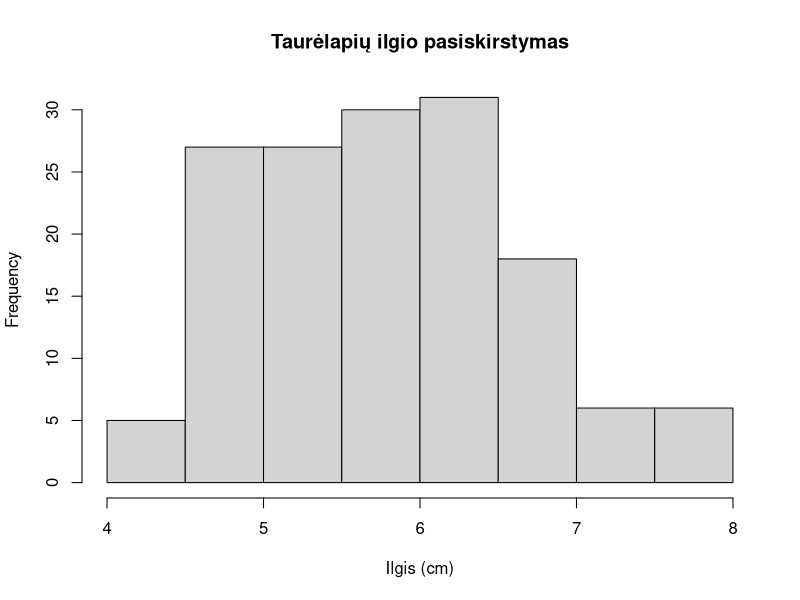
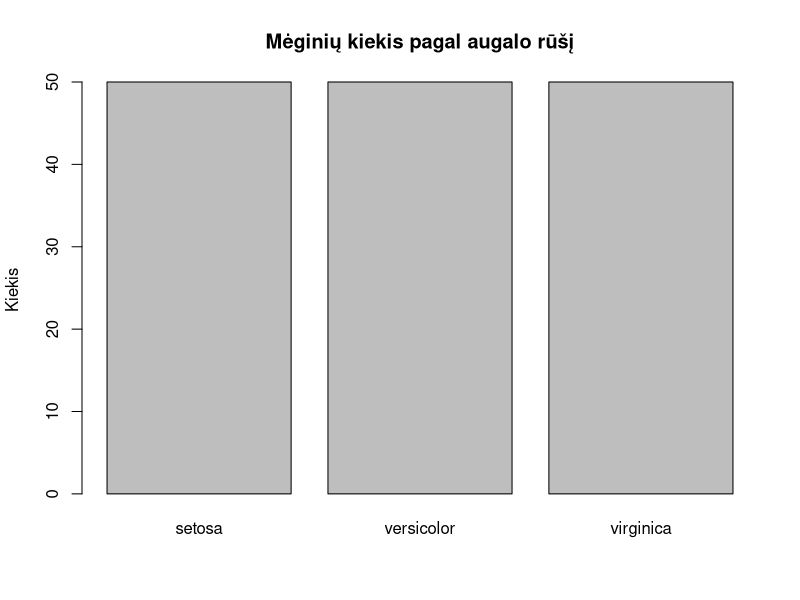
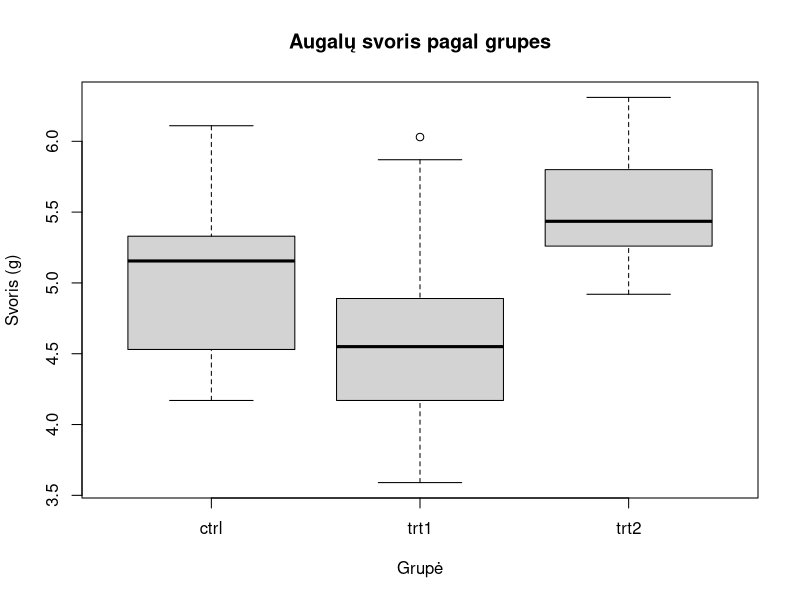
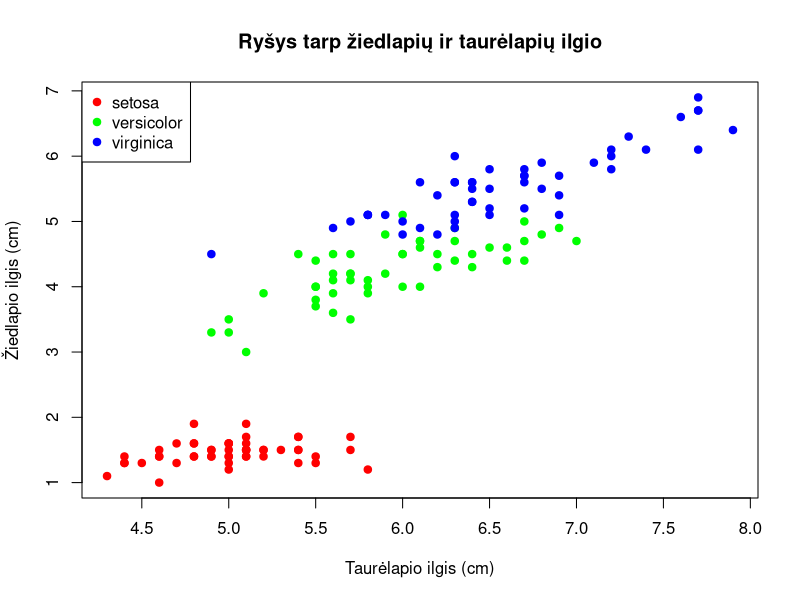
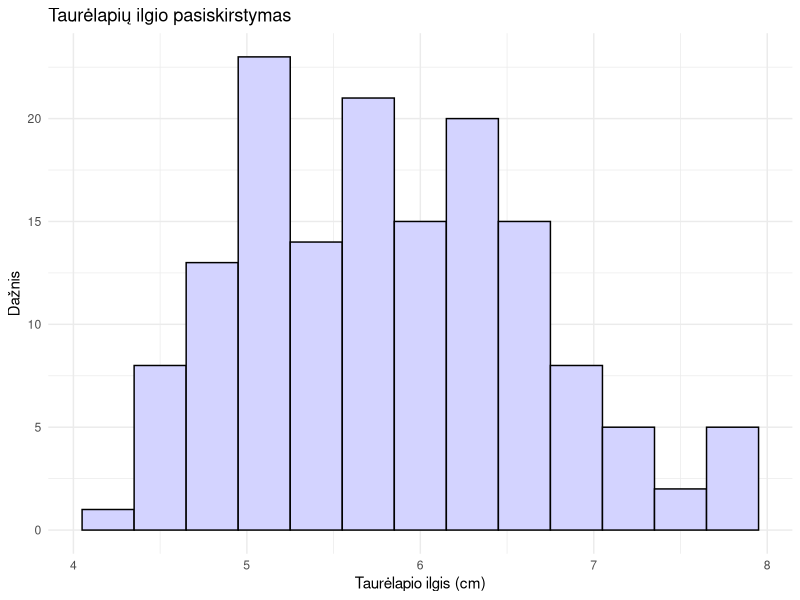
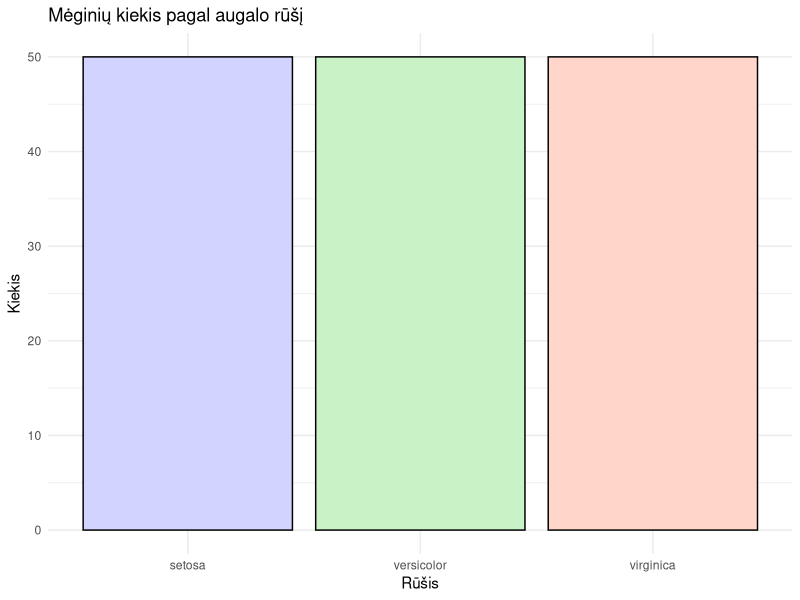
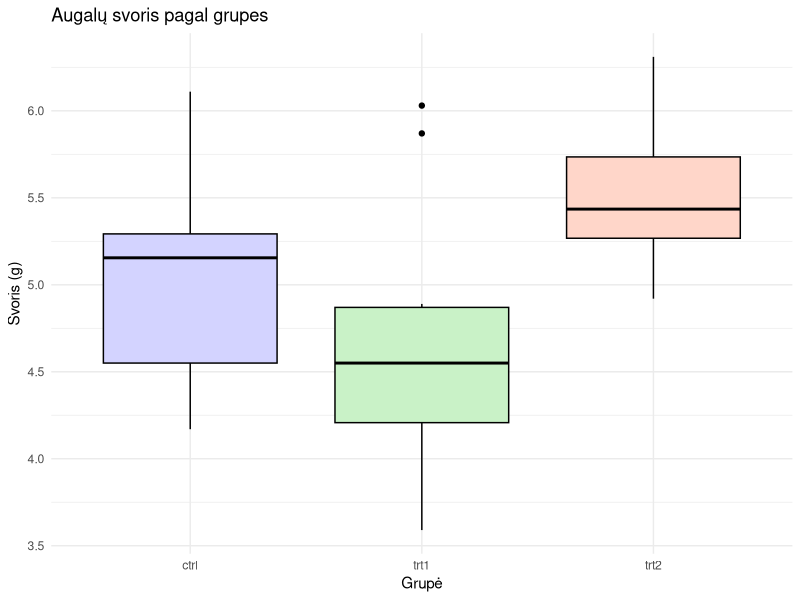
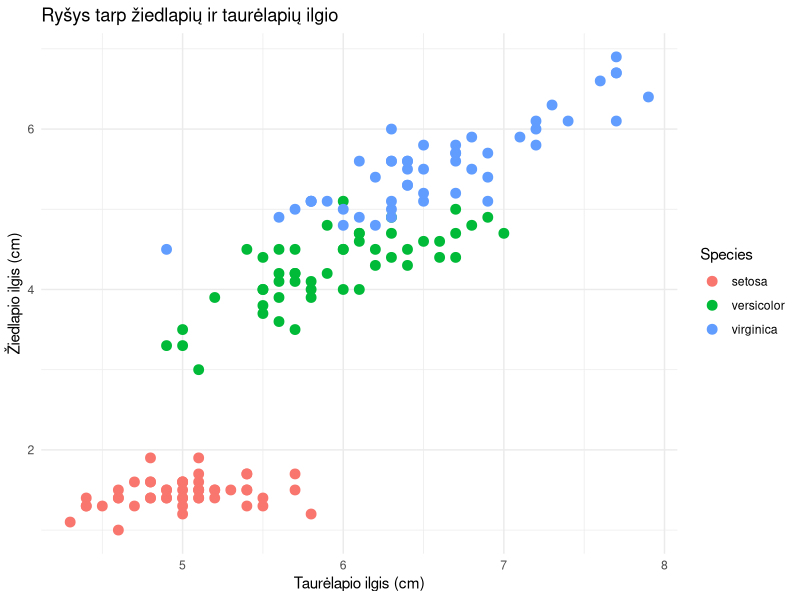

Generate these figures, in order, with R:
#########################################
# Pradedame nuo bazinio R vizualizacijų #
#########################################

# Histograma
hist(iris$Sepal.Length, main="Taurėlapių ilgio pasiskirstymas", xlab="Ilgis (cm)")

# Stulpelinė diagrama
barplot(table(iris$Species), main="Mėginių kiekis pagal augalo rūšį", ylab="Kiekis")

# Dėžučių grafikas
boxplot(weight ~ group, data=PlantGrowth,
        main="Augalų svoris pagal grupes", xlab="Grupė", ylab="Svoris (g)")

# Sklaidos diagrama
# Bazinis R
plot(iris$Sepal.Length, iris$Petal.Length,
     col = c("red", "green", "blue")[iris$Species],
     pch = 19,
     main = "Ryšys tarp žiedlapių ir taurėlapių ilgio",
     xlab = "Taurėlapio ilgis (cm)",
     ylab = "Žiedlapio ilgis (cm)")

# Pridedame legendą
legend("topleft",
       legend = levels(iris$Species),
       col = c("red", "green", "blue"),
       pch = 19)

#####################################
# Pereiname prie ggplot2 ############
# Jei naudojama pirmą kartą #########
# Reikia suinstaliuoti ##############
# install.packages("ggplot2") #######
# instaliuojama tik vieną kartą #####
# užkraunama kaskart pradėjus darbą #
# library(ggplot2) ##################
#####################################

library(ggplot2)

# Histograma su ggplot2
ggplot(iris, aes(x = Sepal.Length)) +
  geom_histogram(
    binwidth = 0.3,         # control bar width
    fill = "#D3D3FF",       # custom color
    color = "black"
  ) +
  labs(
    title = "Taurėlapių ilgio pasiskirstymas",
    x = "Taurėlapio ilgis (cm)",
    y = "Dažnis"
  ) +
  theme_minimal()

# Stulpelinė diagrama su ggplot2
ggplot(iris, aes(x = Species, fill = Species)) +
  geom_bar(color = "black") +
  scale_fill_manual(values = c("#D3D3FF", "#C9F2C7", "#FFD6C9")) +
  labs(
    title = "Mėginių kiekis pagal augalo rūšį",
    x = "Rūšis",
    y = "Kiekis"
  ) +
  theme_minimal() +
  theme(legend.position = "none")

# Dėžučių grafikas su ggplot2
ggplot(PlantGrowth, aes(x = group, y = weight, fill = group)) +
  geom_boxplot(color = "black") +
  scale_fill_manual(values = c("#D3D3FF", "#C9F2C7", "#FFD6C9")) +
  labs(
    title = "Augalų svoris pagal grupes",
    x = "Grupė",
    y = "Svoris (g)"
  ) +
  theme_minimal() +
  theme(legend.position = "none")

# Sklaidos diagrama su ggplot2
ggplot(iris, aes(x = Sepal.Length, y = Petal.Length, color = Species)) +
  geom_point(size = 3) +
  labs(
    title = "Ryšys tarp žiedlapių ir taurėlapių ilgio",
    x = "Taurėlapio ilgis (cm)",
    y = "Žiedlapio ilgis (cm)"
  ) +
  theme_minimal()
